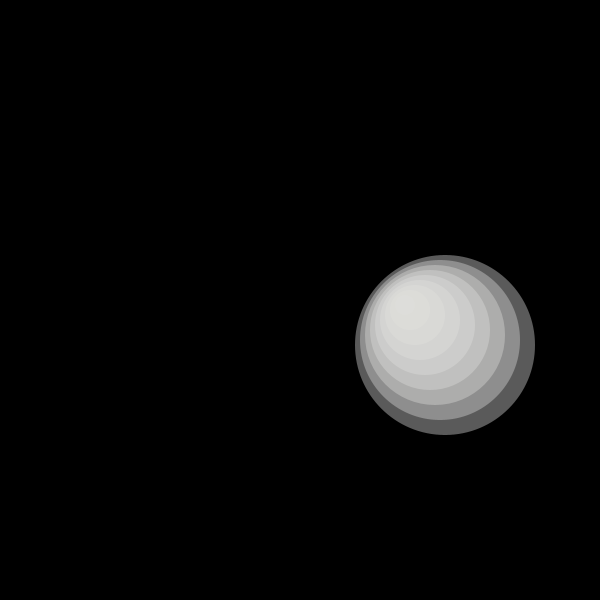
Frame 1 (no input)
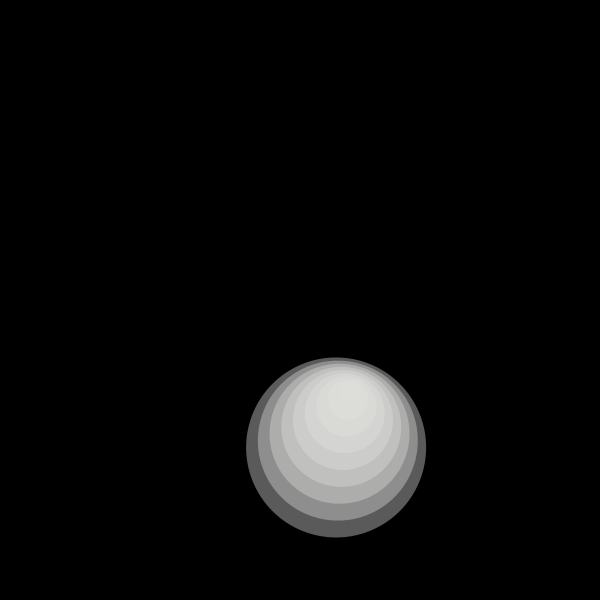
Frame 60 (the mouse pressed at the canvas centre just before this capture)
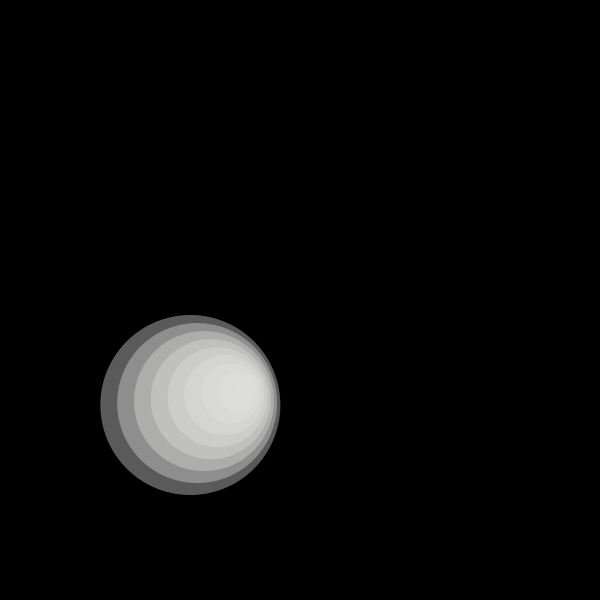
Frame 120 (the mouse held since frame 60 and released just before this capture)

The Processing sketch that drew these frames (run headless with seeded random() and noise(); from frame 60 on, the mouse is pressed at the canvas centre):

// Processing sketch: exerciceRotateEllipse
// ── exerciceRotateEllipse.pde
// Exercice 4
// Alex Caceres
int x, y, a;

void setup() {

  size(600, 600);
  x = width/2;
  y = height/2;
  a = 0;
}

void draw() {
  background(0);
  noStroke();
  translate(width/2, height/2);
  rotate(radians(a));
  translate(100, 0);
  for ( int i = 10; i > 0; i--) {
    fill(i-10,i*10);
    ellipse(0+i*5, 0+i*5, i*20, i*20);
  }
  a+=1;
}
